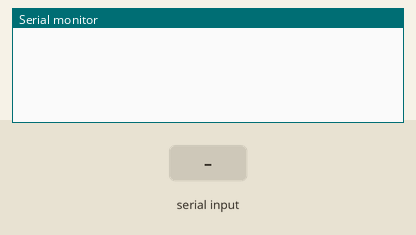
This sketch was run on a simulated Arduino Uno, built with avr-gcc and run on an emulated ATmega328P. Shown: the last lines printed to the serial monitor. The inputs (shaded band) are chosen by the test bench.

Above: at 1.2 s.
1.3 s: "<90,45,200>" received over the second serial link
At 2.2 s:
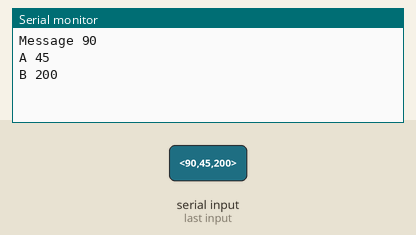
2.8 s: "<30,150,10>" received over the second serial link
At 3.4 s:
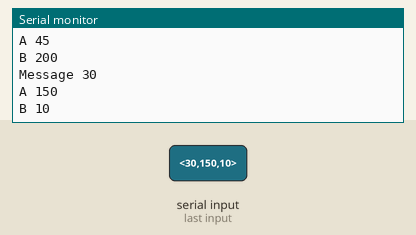

Measured:
- after the input at 1.3 s, the serial monitor: prints a new line at once (image 1)
- after the input at 2.8 s, the serial monitor: prints a new line at once (image 2)

The sketch:

robot_hc12_test.ino
```cpp
#include <SoftwareSerial.h>

String Data = "";

SoftwareSerial HC12(10, 11); // HC-12 TX Pin, HC-12 RX Pin

const byte numChars = 32;
char receivedChars[numChars];
char tempChars[numChars];        // temporary array for use when parsing

float floatFromPC = 0.0;
int intFromPC = 1;

      // variables to hold the parsed data
char messageFromPC[numChars] = {0};
int int0 = 0;
int int1 = 0;
int int2 = 0;
int int3 = 0;
int int4 = 0;


char *strings[5]; // an array of pointers to the pieces of the above array after strtok()
char *ptr = NULL;

int A = 0;
int B = 0;
int C = 0;
int D = 0;
int E = 0;

boolean newData = false;


int test = 0;
//============

void setup() {
    Serial.begin(9600);
    HC12.begin(9600);
//    Serial.println("This demo expects 3 pieces of data - text, an integer and a floating point value");
//    Serial.println("Enter data in this style <HelloWorld, 12, 24.7>  ");
//    Serial.println();
}

//============

void loop() {


    recvWithStartEndMarkers();
    if (newData == true) {
        strcpy(tempChars, receivedChars);
            // this temporary copy is necessary to protect the original data
            //   because strtok() used in parseData() replaces the commas with \0
        parseData();
        useParsedData();
        newData = false;
    }


//      while (HC12.available())
//      {
//          char character = HC12.read(); // Receive a single character from the software serial port
//          Data.concat(character); // Add the received character to the receive buffer
//          if (character == '\n')
//          {
//
//              //Serial.print(Data);
//
//              int str_len = Data.length() + 1;
//
//              // Prepare the character array (the buffer)
//              char char_array[str_len];
//
//              // Copy it over
//              Data.toCharArray(char_array, str_len);
//
//              byte index = 0;
//              ptr = strtok(char_array, ",");  // delimiter
//              while (ptr != NULL)
//              {
//                strings[index] = ptr;
//                index++;
//                ptr = strtok(NULL, ",");
//              }
////              A = strings[0];
////              B = strings[1];
////              C = strings[2];
////              D = strings[3];
//              for (int n = 0; n < index; n++)
//               {
//                  if(n==0){
//                    A=atoi(strings[n]);
//                      }
////                  if(n==1){B=strings[n]};
////                  if(n==2){C=strings[n]};
////                  if(n==3){D=strings[n]};
////                  Serial.print(n);
////                  Serial.print("  ");
////                  Serial.println(strings[n]);
//               }
//
//              // Clear receive buffer so we're ready to receive the next line
//              Data = "";
//              //delay(500);
//          }
//      }


  }

//============

void recvWithStartEndMarkers() {
    static boolean recvInProgress = false;
    static byte ndx = 0;
    char startMarker = '<';
    char endMarker = '>';
    char rc;

    while (HC12.available() > 0 && newData == false) {
        rc = HC12.read();

        if (recvInProgress == true) {
            if (rc != endMarker) {
                receivedChars[ndx] = rc;
                ndx++;
                if (ndx >= numChars) {
                    ndx = numChars - 1;
                }
            }
            else {
                receivedChars[ndx] = '\0'; // terminate the string
                recvInProgress = false;
                ndx = 0;
                newData = true;
            }
        }

        else if (rc == startMarker) {
            recvInProgress = true;
        }
    }
}

//============

void parseData() {      // split the data into its parts

    char * strtokIndx; // this is used by strtok() as an index

    strtokIndx = strtok(tempChars,",");      // get the first part - the string
    strcpy(messageFromPC, strtokIndx); // copy it to messageFromPC

    strtokIndx = strtok(NULL, ","); // this continues where the previous call left off
    A = atoi(strtokIndx);     // convert this part to an integer

    strtokIndx = strtok(NULL, ","); // this continues where the previous call left off
    B = atoi(strtokIndx);     // convert this part to an integer

    strtokIndx = strtok(NULL, ","); // this continues where the previous call left off
    C = atoi(strtokIndx);     // convert this part to an integer

    strtokIndx = strtok(NULL, ","); // this continues where the previous call left off
    D = atoi(strtokIndx);     // convert this part to an integer


//    strtokIndx = strtok(NULL, ",");
//    floatFromPC = atof(strtokIndx);     // convert this part to a float

}

//============

void useParsedData() {
    Serial.print("Message ");
    Serial.println(messageFromPC);
    Serial.print("A ");
    Serial.println(A);
    Serial.print("B ");
    Serial.println(B);


//  Serial.print("MESSAGE: ");
//  Serial.print(messageFromPC);
//  Serial.println("A: " + String(A));
//  Serial.println("B: " + String(B));
//  Serial.println("A: " + String(C));
//  Serial.println("B: " + String(D));
//  Serial.println();
//  delay(1000);

}
```
